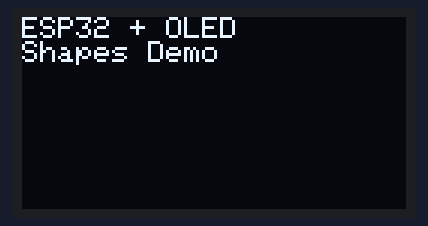
A sketch run on a simulated ESP32. On the bench: 128×64 one-colour display.

Above: at 0.1 s.
At 1.7 s:
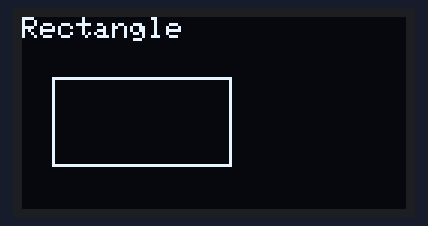
At 3.2 s:
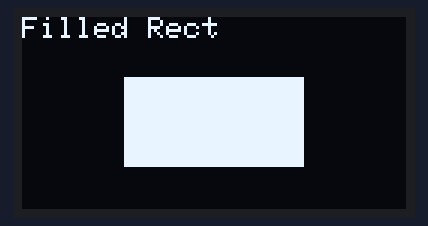
At 4.8 s:
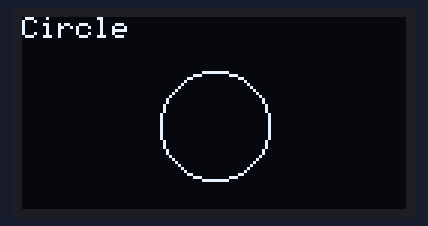
At 7.9 s:
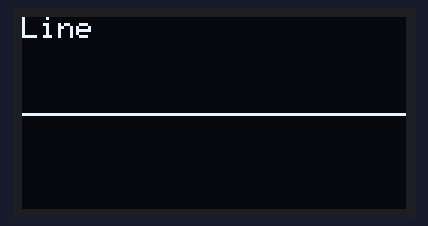
At 11.0 s:
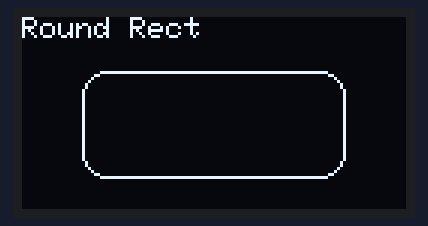

The sketch:

OLED_Test.ino
```cpp
#include <Wire.h>
#include <Adafruit_GFX.h>
#include <Adafruit_SSD1306.h>

// ===== OLED configuration =====
#define SCREEN_WIDTH 128
#define SCREEN_HEIGHT 64
#define OLED_RESET   -1
#define I2C_SDA_PIN  21
#define I2C_SCL_PIN  22
#define I2C_FREQ     400000

Adafruit_SSD1306 display(SCREEN_WIDTH, SCREEN_HEIGHT, &Wire, OLED_RESET);

// Show current buffer, wait, then clear screen and flush the clear
void showAndPause(uint16_t ms = 1500) {
  display.display();         // push current frame
  delay(ms);                 // pause
  display.clearDisplay();    // clear buffer
  display.display();         // flush the clear so next frame starts clean
}

void setup() {
  Wire.begin(I2C_SDA_PIN, I2C_SCL_PIN, I2C_FREQ);
  if (!display.begin(SSD1306_SWITCHCAPVCC, 0x3C)) {
    // Optional debug
    // Serial.begin(115200); Serial.println(F("SSD1306 init failed"));
    for(;;);
  }
  display.clearDisplay();
  display.setTextColor(SSD1306_WHITE);
}

void loop() {
  // 0) Title
  display.setTextSize(1);
  display.setCursor(0, 0);
  display.println(F("ESP32 + OLED"));
  display.println(F("Shapes Demo"));
  showAndPause();  // 1500 ms

  // 1) Rectangle
  display.setTextSize(1);
  display.setCursor(0, 0);
  display.println(F("Rectangle"));
  display.drawRect(10, 20, 60, 30, SSD1306_WHITE);
  showAndPause();

  // 2) Filled Rectangle
  display.setTextSize(1);
  display.setCursor(0, 0);
  display.println(F("Filled Rect"));
  display.fillRect(34, 20, 60, 30, SSD1306_WHITE);
  showAndPause();

  // 3) Circle
  display.setTextSize(1);
  display.setCursor(0, 0);
  display.println(F("Circle"));
  display.drawCircle(64, 36, 18, SSD1306_WHITE);
  showAndPause();

  // 4) Filled Circle
  display.setTextSize(1);
  display.setCursor(0, 0);
  display.println(F("Filled Circle"));
  display.fillCircle(64, 36, 18, SSD1306_WHITE);
  showAndPause();

  // 5) Line
  display.setTextSize(1);
  display.setCursor(0, 0);
  display.println(F("Line"));
  display.drawLine(0, 32, 127, 32, SSD1306_WHITE);
  showAndPause();

  // 6) Triangle
  display.setTextSize(1);
  display.setCursor(0, 0);
  display.println(F("Triangle"));
  display.drawTriangle(32, 52, 96, 52, 64, 12, SSD1306_WHITE);
  showAndPause();

  // 7) Round Rect
  display.setTextSize(1);
  display.setCursor(0, 0);
  display.println(F("Round Rect"));
  display.drawRoundRect(20, 18, 88, 36, 8, SSD1306_WHITE);
  showAndPause();

}
```

Measured:
- by itself, everything shown: repeats every 12.4 s, in 16 steps
- what the display in image 1 shows lasts 1.5 s, from 1.6 s to 3.1 s
